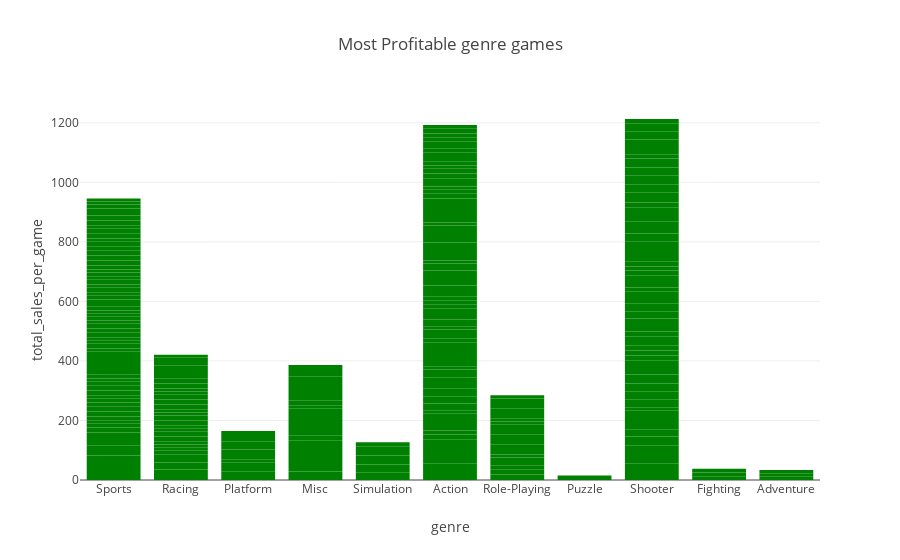

Notebook code for this chart:
### Markdown cell above
Q: Take a look at the general distribution of games by genre. What can we say about the most profitable genres? Can you generalize about genres with high and low sales?

### Code cell
# filtering the df by profits
profit_df = df[df['year_of_release'] > 2000]
profit_df = profit_df[profit_df['total_sales_per_game']> 10]
# building a barchart
pro_chart = px.bar(profit_df,x='genre', y='total_sales_per_game',title='Most Profitable genre games', color_discrete_sequence=['green'])
pro_chart

### Figure 1 — Plotly figure (JSON) as saved in the notebook; plotly's stock layout.template omitted (floating-point values rounded to 4 significant figures; data arrays with more than 128 entries replaced by an {"elided": "..."} marker saying what was removed)
{"data": [{"alignmentgroup": "True", "hovertemplate": "genre=%{x}<br>total_sales_per_game=%{y}<extra></extra>", "legendgroup": "", "marker": {"color": "green", "pattern": {"shape": ""}}, "name": "", "offsetgroup": "", "orientation": "v", "showlegend": false, "textposition": "auto", "type": "bar", "x": {"elided": "281 str values"}, "xaxis": "x", "y": {"elided": "281 float values"}, "yaxis": "y"}], "layout": {"barmode": "relative", "legend": {"tracegroupgap": 0}, "title": {"text": "Most Profitable genre games"}, "xaxis": {"anchor": "y", "domain": [0, 1], "title": {"text": "genre"}}, "yaxis": {"anchor": "x", "domain": [0, 1], "title": {"text": "total_sales_per_game"}}}}
